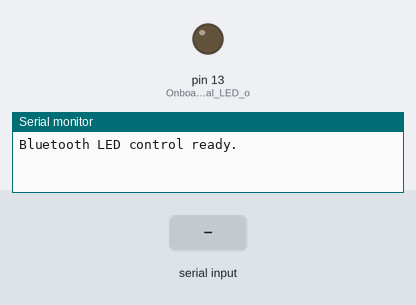
A sketch run on a simulated Arduino Uno, built with avr-gcc and run on an emulated ATmega328P. Parts: output pins drawn as LEDs (lit = HIGH), the last lines printed to the serial monitor. The test bench sets the inputs (shaded band).

Above: at 1.2 s.
1.3 s: "LED_ON\n" received over the second serial link
At 2.1 s:
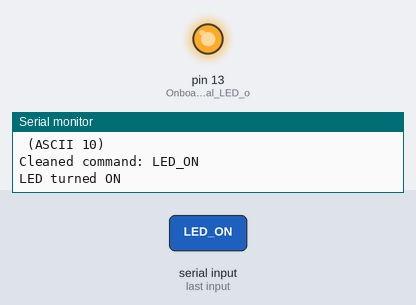
2.9 s: "LED_OFF\n" received over the second serial link
At 4.4 s:
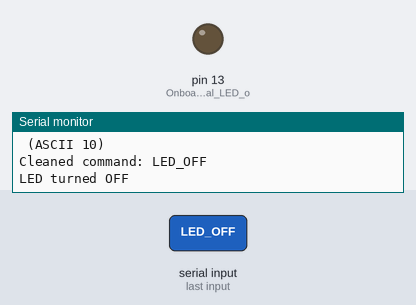
Timing chart, 0 to 5.9 s (numbered marks = the images above; inputs shaded):
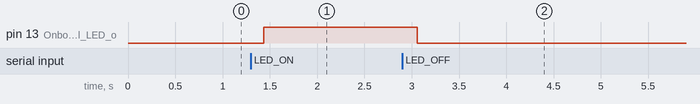

Measured:
- after the input at 1.3 s, pin 13 (Onboard_or_external_LED_o): LOW → HIGH after 0.13 s
- after the input at 2.9 s, pin 13 (Onboard_or_external_LED_o): HIGH → LOW after 0.16 s

The sketch:

Bluetooth_control_LED.ino
```cpp
#include <SoftwareSerial.h>

// D2 = RX, D3 = TX
SoftwareSerial btSerial(2, 3);

String inputString = "";
bool stringComplete = false;

void setup() {
  pinMode(13, OUTPUT);          // Onboard or external LED on D13
  digitalWrite(13, LOW);        // Make sure it's off

  Serial.begin(9600);           // Serial monitor
  btSerial.begin(115200);       // ✅ Match this to your module's actual baud rate

  Serial.println("Bluetooth LED control ready.");
  btSerial.println("Bluetooth LED control ready.");
}

void loop() {
  // Read characters from Bluetooth
  while (btSerial.available()) {
    char c = btSerial.read();

    // Show received character
    Serial.print("Received: ");
    Serial.print(c);
    Serial.print(" (ASCII ");
    Serial.print((int)c);
    Serial.println(")");

    // Echo character to Bluetooth
    btSerial.print("Char: ");
    btSerial.println(c);

    // Detect end of command
    if (c == '\n' || c == '\r') {
      stringComplete = true;
    } else {
      inputString += c;
    }
  }

  // Process full command when received
  if (stringComplete) {
    // Step 1: Trim whitespace
    String trimmed = inputString;
    trimmed.trim();

    // Step 2: Remove any non-printable characters
    String clean = "";
    for (int i = 0; i < trimmed.length(); i++) {
      char ch = trimmed.charAt(i);
      if (ch >= 32 && ch <= 126) {  // Keep only printable ASCII
        clean += ch;
      }
    }

    // Log full command
    Serial.print("Cleaned command: ");
    Serial.println(clean);
    btSerial.print("You sent: ");
    btSerial.println(clean);

    // Step 3: Command handling
    if (clean == "LED_ON") {
      digitalWrite(13, HIGH);
      Serial.println("LED turned ON");
      btSerial.println("LED is ON");
    } else if (clean == "LED_OFF") {
      digitalWrite(13, LOW);
      Serial.println("LED turned OFF");
      btSerial.println("LED is OFF");
    } else {
      Serial.print("Unknown command: ");
      Serial.println(clean);
      btSerial.println("Unknown command");
    }

    // Reset input buffer
    inputString = "";
    stringComplete = false;
  }

  // Optional: echo USB serial input to Bluetooth
  if (Serial.available()) {
    char c = Serial.read();
    btSerial.write(c);
  }
}
```
